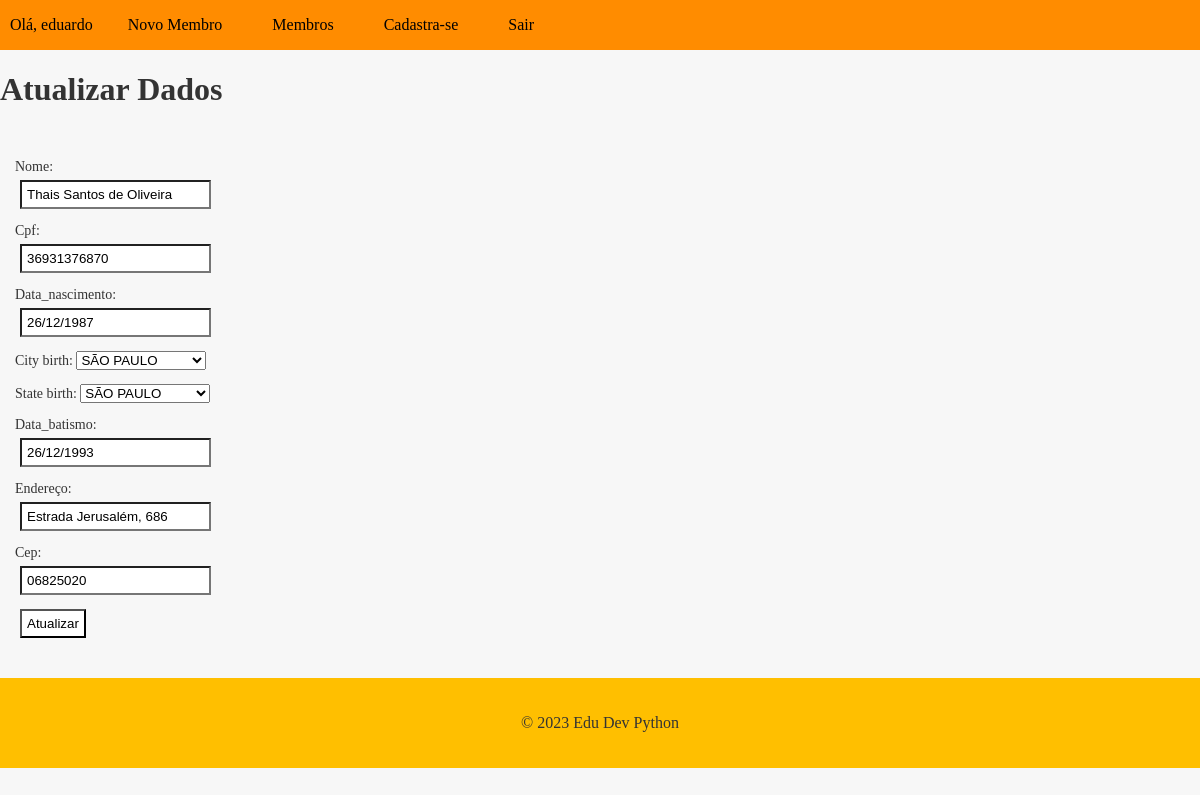
Screenshot of /member/11/update (signed in) with the database file from the repository.
### cadmember/models.py (models this page shows, shortened)
class Member(models.Model):
    id = models.AutoField(primary_key=True)
    name = models.CharField(max_length=200, blank=False, null=False, verbose_name='nome')
    cpf = models.CharField(max_length=11, blank=False, null=True, verbose_name="cpf")
    date_birth = models.DateField(null=False, blank=False, verbose_name='data_nascimento',default=" ")
    city_birth = models.ForeignKey(City, on_delete=models.PROTECT, related_name= 'cidade_nascimento', null=True)
    state_birth = models.ForeignKey(State, on_delete=models.PROTECT, related_name= "estado_nascimento", null= True)
    date_baptism = models.DateField(null=False, blank=False, verbose_name='data_batismo')
    address = models.CharField(max_length=200, blank=False, null=False, verbose_name='endereço')
    cep = models.CharField(max_length=8, blank=False, null=False, verbose_name='cep')

### cadmember/views.py (the view)
# urls.py: path('member/<int:pk>/update',MemberUpdateView.as_view(), name='member_update'),
@method_decorator(login_required(login_url='login'), name='dispatch')
class MemberUpdateView(UpdateView):
     model = Member
     form_class = MemberForm
     template_name = 'member_update.html'
     success_url = '/members/'

### cadmember/forms.py
class MemberForm(forms.ModelForm):
    class Meta:
        model = Member
        fields = '__all__'

### cadmember/models.py (called while the page is built)
    def __str__(self):
        return self.city

    def __str__(self):
        return self.state

### cadmember/templates/member_update.html (shortened to what this page needs)
{% extends "base.html" %}
{% block content %}
    <h1>Atualizar Dados</h1>
    <form method="post">
        {{ form.as_p }}
        <input type="submit" value="Atualizar">
    </form>
{% endblock content %}

### app/templates/base.html (shortened to what this page needs)
{% load static %}
<!DOCTYPE html>
<html lang="en">
<head>
  <link rel="stylesheet" href="{% static 'css/base.css' %}">
</head>
<body>
  <header>
    <nav>
     <ul>
        {% if user.is_authenticated%}
        <li>Olá, {{user.username }}</li>
        <li><a href="{% url 'new_member' %}">Novo Membro</a></li>
        <li><a href="{% url 'members_list' %}">Membros</a></li>
        <li><a href="{% url 'register' %}">Cadastra-se</a></li>
        {% endif%}
        {% if user.is_authenticated %}
        <li><a href="{% url 'logout' %}">Sair</a></li>
        {% endif %}
      </ul>
    </nav>
  </header>
  <main>
    {% block content %}
    {% endblock %}
  </main>
  <footer>
    <p>&copy; 2023 Edu Dev Python</p>
  </footer>
</body>
</html>

### static/css/base.css (style rules this page uses)
body { background-color: #f7f7f7; color: #333; margin: 0; padding: 0; }
header { background-color: #0096c7; color: #000000; text-align: center; }
footer { background-color: #ffbf00; color: #333; padding: 20px; text-align: center; }
nav { background-color: #ff8c00; color: #000000; height: 50px; display: flex; justify-content: space-between; align-items: center; }
nav ul { list-style: none; margin: 0; padding: 0; display: flex; }
nav ul li { margin: 0 10px; }
nav ul li a { color: #000000; text-decoration: none; font-size: 16px; padding: 15px; transition: all 0.3s ease; }
form { padding: 15px; font-size: 14px; margin-bottom: 20px; margin-top: 5px; border-radius: 4px; transition: all linear 160ms; outline: none; }
input { display: flex; padding: 5px; margin: 5px; flex-direction: column; background-color: #fff; gap: 5px; }

### rows the page displays
Member: name "Thais Santos de Oliveira", cpf "36931376870", date_birth "26/12/1987", city_birth "SÃO PAULO", state_birth "SÃO PAULO", date_baptism "26/12/1993", address "Estrada Jerusalém, 686", cep "06825020"

### other values shown
{{ user.username }} "eduardo"
